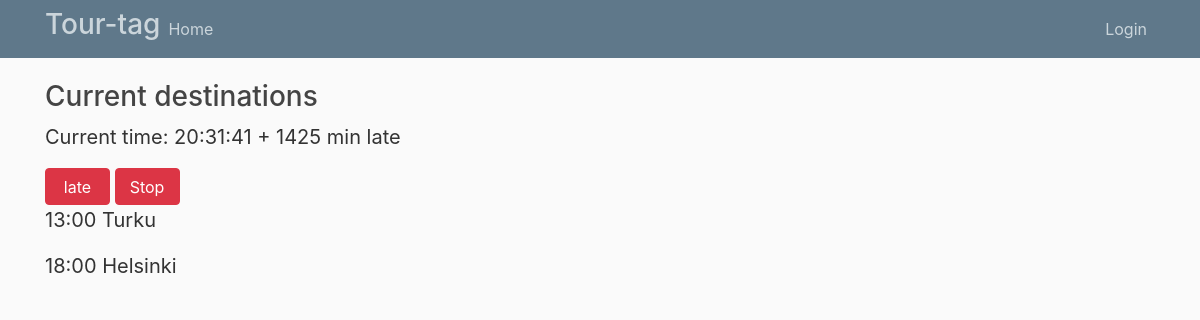
The page / on the database its author committed.
### users/models.py (models this page shows)
class Destination(models.Model):
    destination = models.CharField(max_length=100)
    arrive_time = models.CharField(max_length=100)

### users/views.py (the view, shortened to what this page needs)
# urls.py: 2. Add a URL to urlpatterns:  path('', views.home, name='home')
def home(request):
    dests = Destination.objects.all()
    timer = Timer.objects.all()
    overtime = 0
    currentTime = datetime.now() + timedelta(hours=2)
    currentTime = currentTime.strftime('%H:%M:%S')
    tf = '%Y-%m-%d %H:%M'
    '''
    timer = Timer.objects.get(id='0')
    oldTime = datetime.strptime(timer.savedTime, tf)
    overtime = datetime.utcnow() - oldTime
    overtime = int(overtime.total_seconds()/60)
    print(overtime)
    '''
    timer = Timer.objects.get(id='0')
    overtime = timer.currentOverTime
    keepDateTime = timer.savedTime
    timer = Timer(savedTime = keepDateTime, currentOverTime = overtime , id='0')
    timer.save()
    keepDateTime = datetime.strptime(keepDateTime, tf)
    overtime = datetime.utcnow() - keepDateTime
    overtime = int(overtime.total_seconds()/60)
    return render(request, 'home.html',{'dests': dests, 'overtime':overtime, 'currentTime':currentTime})

### users/templates/home.html (shortened to what this page needs)
{% extends "base.html" %}
{% block content %}
    <h3>Current destinations</h3>
    <p style="font-size:125%">Current time: {{currentTime}} + {{overtime}} min late </p>
    <form method="POST">
        <button type="Submit" name="late" style="height:37px;width:65px" class="btn btn-danger" value="{{ late }}">late</button>
        <button type="Submit" name="Stop" style="height:37px;width:65px" class="btn btn-danger" value="{{ Stop }}">Stop</button>
    </form>
    {% for dest in dests %}
        <form method="POST">
        <p style="font-size:125%">{{dest.arrive_time}} {{dest.destination}}
        </p>
        </form>
    {% endfor %}
{% endblock content %}

### users/static/users/main.css (style rules this page uses)
body { background: #fafafa; color: #333333; margin-top: 5rem; }
h1, h2, h3, h4, h5, h6 { color: #444444; }

### rows shown on the page
Destination: arrive_time "13:00", destination "Turku"
Destination: arrive_time "18:00", destination "Helsinki"

### other values the page prints
{{ currentTime }} "20:31:41"
{{ overtime }} "1425"
